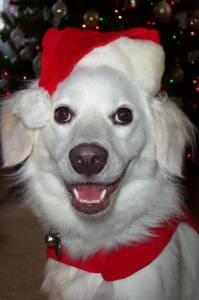
#> input picture Deep_Learning/DL_D1_L1/input.jpg, 199 x 300 px
$ python image_lab.py
#> lines starting #> are read from the running program, lines starting #| are printed output that depends on the picture; after the words box and inside, x2 and y2 are one past the last pixel; in counts of white or black regions, pixels touching at a corner belong together
import cv2
import numpy as np

# Load image and check if image loaded correctly
image = cv2.imread("input.jpg")
#> image is the input picture: shape (300, 199, 3); mean B, G, R 95.2, 97.2, 115.9

if image is None:
    print("Error: Image not loaded. Check file path.")
    exit()

# Image shape
print("Image shape:", image.shape)
#| Image shape: (300, 199, 3)

# 1)  What do the three values in the shape represent?
# --> The three values represent: (height, width, number of color channels)

# 2)  Which value corresponds to height? width? channels?
# --> shape[0] = height (rows), shape[1] = width (columns), shape[2] = channels (color channels)

print("Data type:", image.dtype)
#| Data type: uint8
# 3)  What is the data type of the image array?
# --> uint8
# Access and Modify Pixels

pixel = image[100, 100]
#> pixel = [230, 232, 232]
print("Original pixel value:", pixel)
#| Original pixel value: [230 232 232]

# 4)  In what order are color values stored in OpenCV?
# --> BGR order (Blue, Green, Red), NOT RGB

# Modifying pixel to new color (Blue)
image[100, 100] = [255, 0, 0]
#> image: shape (300, 199, 3); under 0.01% of pixels changed, all inside (x1, y1, x2, y2) = (100, 100, 101, 101)
print("Modified pixel value:", image[100, 100])
#| Modified pixel value: [255   0   0]

# 5)  What happens when you set all values to maximum?
# --> The pixel becomes white

# 6)  What happens when you set all values to zero?
# --> The pixel becomes black

# Show image
cv2.imshow("Modified Pixel Image", image)
cv2.waitKey(0)
cv2.destroyAllWindows()

# Modify a Region of the Image
image[100:200, 100:300] = [0, 255, 0]  # Green region
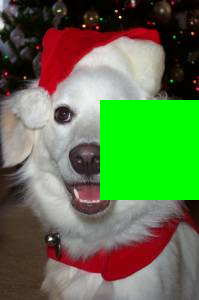
#> image: shape (300, 199, 3); mean B, G, R 74.7, 118.6, 94.6

# Results
cv2.imshow("Modified Region Image", image)
cv2.waitKey(0)
cv2.destroyAllWindows()

# 7)  How does slicing work in NumPy for images?
# --> Format is: image[row_start:row_end, col_start:col_end]
# It selects a rectangular region

# 8)  What do the row and column ranges represent?
# --> Rows = height (vertical position), Columns = width (horizontal position)
